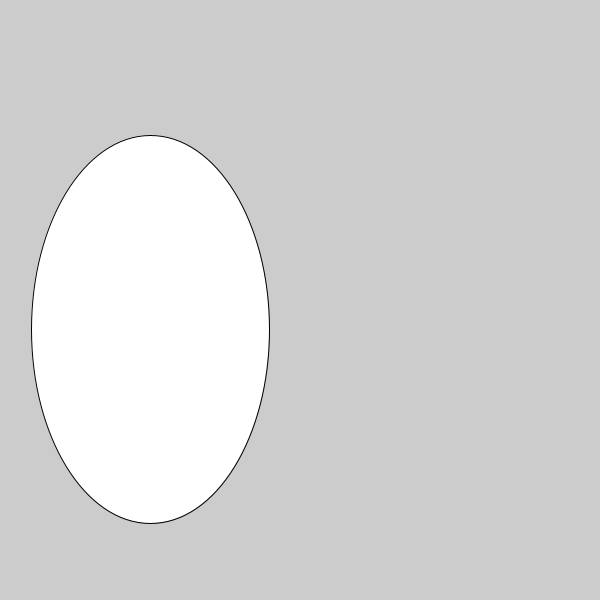
Frame 1 (no input)
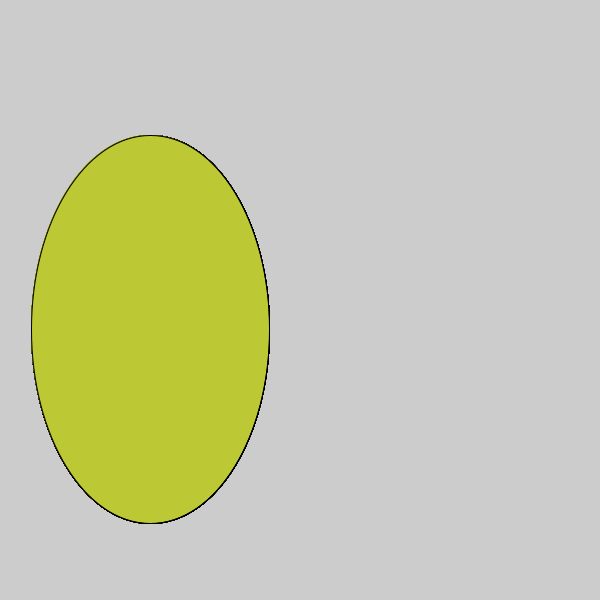
Frame 60 (the mouse pressed at the canvas centre just before this capture)
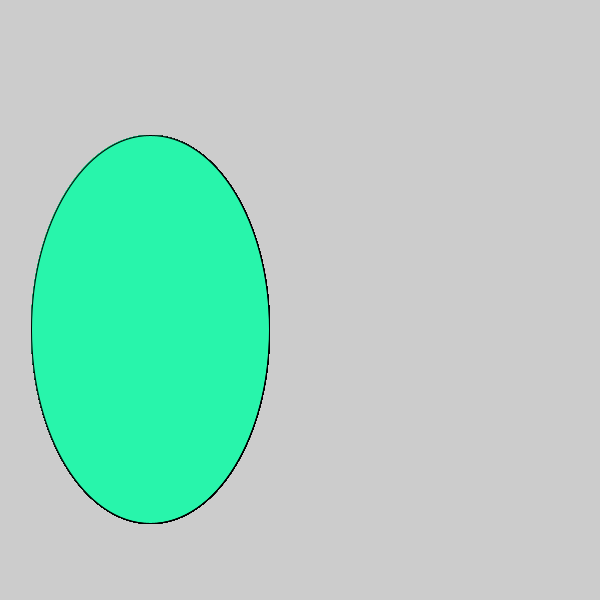
Frame 120 (the mouse held since frame 60 and released just before this capture)

The Processing sketch that drew these frames (run headless with seeded random() and noise(); from frame 60 on, the mouse is pressed at the canvas centre):

// Processing sketch: c_LogicalDot
// ── c_LogicalDot.pde

void setup() {
  
// 1. Set the size of the sketch. Make it 600 pixels square. 
  size(600, 600);

}

void draw() {
  
// 2. Draw an ellipse
// Run the program to make sure it works before moving on.
ellipse(150, 329,238,388);

// 3. Change the color of the ellipse when the mouse is pressed.
//    Use the following code, but put your colors where indicated
//    Remember to use the   fill()  command to set colors.

if (mousePressed) {
 fill(#28F5AB);
   //  put one color here 
  
} else {
  fill(#BCC935);
   // put a different color here
  
}  
  
  
  
}
